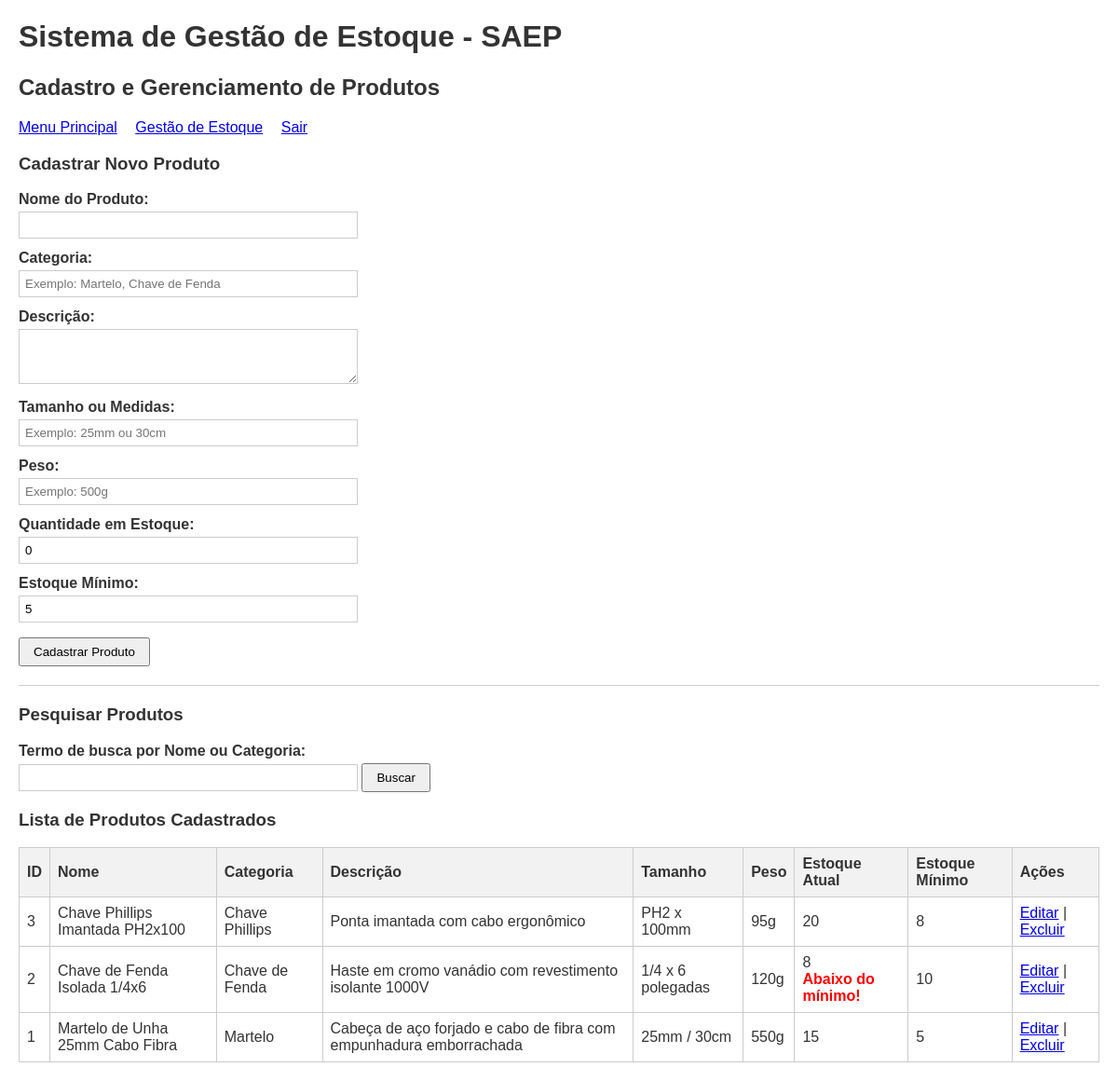
Page /app/produtos.php (signed in) on the committed database.
### tables this page shows
CREATE TABLE produtos (
    id INT AUTO_INCREMENT PRIMARY KEY,
    codigo VARCHAR(50) NOT NULL UNIQUE,
    nome VARCHAR(100) NOT NULL,
    categoria VARCHAR(50) NOT NULL,
    descricao TEXT,
    tamanho VARCHAR(50),
    peso VARCHAR(50),
    quantidade_estoque INT NOT NULL DEFAULT 0,
    estoque_minimo INT NOT NULL DEFAULT 5
);

### app/produtos.php (the view, shortened to what this page needs)
<?php
require_once 'conexao.php';
$produto_edicao = null;
$termo_busca = trim($_GET['busca'] ?? '');
if (!empty($termo_busca)) {
    $sql_listagem = "SELECT * FROM produtos WHERE nome LIKE :termo OR categoria LIKE :termo ORDER BY id DESC";
    $stmt_lista = $pdo->prepare($sql_listagem);
    $stmt_lista->execute([':termo' => "%$termo_busca%"]);
} else {
    $sql_listagem = "SELECT * FROM produtos ORDER BY id DESC";
    $stmt_lista = $pdo->query($sql_listagem);
}
$produtos = $stmt_lista->fetchAll();
?>
<!DOCTYPE html>
<html lang="pt-BR">
<head>
    <link rel="stylesheet" href="style.css">
</head>
<body>
<div class="container">
    <h1>Sistema de Gestão de Estoque - SAEP</h1>
    <h2>Cadastro e Gerenciamento de Produtos</h2>
    <div class="nav-links">
        <a href="index.php">Menu Principal</a>
        <a href="estoque.php">Gestão de Estoque</a>
        <a href="logout.php">Sair</a>
    </div>
    <h3><?php echo $produto_edicao ? 'Editar Produto' : 'Cadastrar Novo Produto'; ?></h3>
    <form method="POST" action="produtos.php" onsubmit="return validarFormularioProduto(this);">
        <div class="form-group">
            <label for="nome">Nome do Produto:</label>
            <input type="text" id="nome" name="nome" value="<?php echo htmlspecialchars($produto_edicao['nome'] ?? $_POST['nome'] ?? ''); ?>">
        </div>
        <div class="form-group">
            <label for="categoria">Categoria:</label>
            <input type="text" id="categoria" name="categoria" value="<?php echo htmlspecialchars($produto_edicao['categoria'] ?? $_POST['categoria'] ?? ''); ?>" placeholder="Exemplo: Martelo, Chave de Fenda">
        </div>
        <div class="form-group">
            <label for="descricao">Descrição:</label>
            <textarea id="descricao" name="descricao" rows="3"><?php echo htmlspecialchars($produto_edicao['descricao'] ?? $_POST['descricao'] ?? ''); ?></textarea>
        </div>
        <div class="form-group">
            <label for="tamanho">Tamanho ou Medidas:</label>
            <input type="text" id="tamanho" name="tamanho" value="<?php echo htmlspecialchars($produto_edicao['tamanho'] ?? $_POST['tamanho'] ?? ''); ?>" placeholder="Exemplo: 25mm ou 30cm">
        </div>
        <div class="form-group">
            <label for="peso">Peso:</label>
            <input type="text" id="peso" name="peso" value="<?php echo htmlspecialchars($produto_edicao['peso'] ?? $_POST['peso'] ?? ''); ?>" placeholder="Exemplo: 500g">
        </div>
        <div class="form-group">
            <label for="quantidade_estoque">Quantidade em Estoque:</label>
            <input type="number" id="quantidade_estoque" name="quantidade_estoque" min="0" value="<?php echo htmlspecialchars($produto_edicao['quantidade_estoque'] ?? $_POST['quantidade_estoque'] ?? '0'); ?>">
        </div>
        <div class="form-group">
            <label for="estoque_minimo">Estoque Mínimo:</label>
            <input type="number" id="estoque_minimo" name="estoque_minimo" min="0" value="<?php echo htmlspecialchars($produto_edicao['estoque_minimo'] ?? $_POST['estoque_minimo'] ?? '5'); ?>">
        </div>
        <p>
            <button type="submit"><?php echo $produto_edicao ? 'Salvar Alterações' : 'Cadastrar Produto'; ?></button>
        </p>
    </form>
    <hr>
    <h3>Pesquisar Produtos</h3>
    <form method="GET" action="produtos.php">
        <div class="form-group">
            <label for="busca">Termo de busca por Nome ou Categoria:</label>
            <input type="text" id="busca" name="busca" value="<?php echo htmlspecialchars($termo_busca); ?>" style="display:inline-block; vertical-align:middle;">
            <button type="submit" style="vertical-align:middle;">Buscar</button>
        </div>
    </form>
    <h3>Lista de Produtos Cadastrados</h3>
    <table>
        <thead>
            <tr>
                <th>ID</th>
                <th>Nome</th>
                <th>Categoria</th>
                <th>Descrição</th>
                <th>Tamanho</th>
                <th>Peso</th>
                <th>Estoque Atual</th>
                <th>Estoque Mínimo</th>
                <th>Ações</th>
            </tr>
        </thead>
        <tbody>
            <?php if (empty($produtos)): ?>
                <tr>
                    <td colspan="9">Nenhum produto encontrado.</td>
                </tr>
            <?php else: ?>
                <?php foreach ($produtos as $p): ?>
                    <tr>
                        <td><?php echo htmlspecialchars($p['id']); ?></td>
                        <td><?php echo htmlspecialchars($p['nome']); ?></td>
                        <td><?php echo htmlspecialchars($p['categoria']); ?></td>
                        <td><?php echo htmlspecialchars($p['descricao']); ?></td>
                        <td><?php echo htmlspecialchars($p['tamanho']); ?></td>
                        <td><?php echo htmlspecialchars($p['peso']); ?></td>
                        <td>
                            <?php echo htmlspecialchars($p['quantidade_estoque']); ?>
                            <?php if ($p['quantidade_estoque'] < $p['estoque_minimo']): ?>
                                <br><span class="alerta-minimo">Abaixo do mínimo!</span>
                            <?php endif; ?>
                        </td>
                        <td><?php echo htmlspecialchars($p['estoque_minimo']); ?></td>
                        <td>
                            <a href="produtos.php?editar_id=<?php echo $p['id']; ?>">Editar</a> |
                            <a href="produtos.php?excluir_id=<?php echo $p['id']; ?>" onclick="return confirmarExclusao('<?php echo addslashes($p['nome']); ?>');">Excluir</a>
                        </td>
                    </tr>
                <?php endforeach; ?>
            <?php endif; ?>
        </tbody>
    </table>
</div>
</body>
</html>

### app/style.css (style rules this page uses)
body { font-family: Arial, sans-serif; margin: 20px; color: #333; }
.nav-links { margin: 15px 0; }
.nav-links a { margin-right: 15px; }
hr { margin: 20px 0; border: 0; border-top: 1px solid #ccc; }
.form-group { margin-bottom: 12px; }
label { display: block; margin-bottom: 4px; font-weight: bold; }
input[type="text"], input[type="email"], input[type="password"], input[type="number"], input[type="date"], select, textarea { padding: 6px; width: 350px; max-width: 100%; border: 1px solid #ccc; }
button, input[type="submit"] { padding: 6px 14px; cursor: pointer; }
table { border-collapse: collapse; width: 100%; margin: 15px 0; }
table, th, td { border: 1px solid #ccc; }
th, td { padding: 8px; text-align: left; }
th { background-color: #f2f2f2; }
.alerta-minimo { color: red; font-weight: bold; }

### rows in the picture
produtos: id "3", nome "Chave Phillips Imantada PH2x100", categoria "Chave Phillips", descricao "Ponta imantada com cabo ergonômico", tamanho "PH2 x 100mm", peso "95g", quantidade_estoque "20", estoque_minimo "8"
produtos: id "2", nome "Chave de Fenda Isolada 1/4x6", categoria "Chave de Fenda", descricao "Haste em cromo vanádio com revestimento isolante 1000V", tamanho "1/4 x 6 polegadas", peso "120g", quantidade_estoque "8", shows "Abaixo do mínimo!", estoque_minimo "10"
produtos: id "1", nome "Martelo de Unha 25mm Cabo Fibra", categoria "Martelo", descricao "Cabeça de aço forjado e cabo de fibra com empunhadura emborrachada", tamanho "25mm / 30cm", peso "550g", quantidade_estoque "15", estoque_minimo "5"
